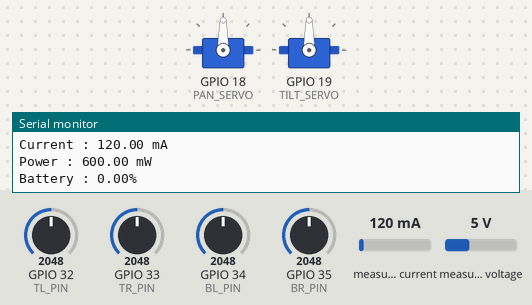
This sketch was run on a simulated ESP32. Parts: 2 × servo, the last lines printed to the serial monitor. The inputs (shaded band) are chosen by the test bench; at power-on: GPIO 32 (TL_PIN) = 2048, GPIO 33 (TR_PIN) = 2048, GPIO 34 (BL_PIN) = 2048, GPIO 35 (BR_PIN) = 2048, measured current 120 mA, measured voltage 5 V. WiFi joins after 1.5 s; servers stay silent unless stated.

Above: at 1.2 s.
1.3 s: GPIO 32 (TL_PIN) set to 2157
At 3.01 s:
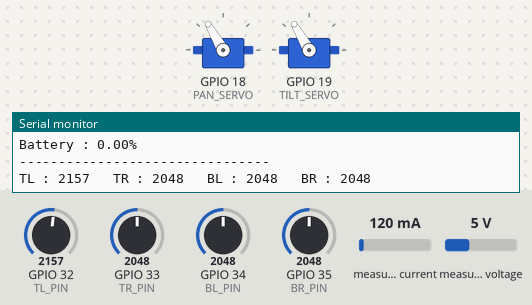
4.4 s: GPIO 33 (TR_PIN) set to 2142
At 5.6 s:
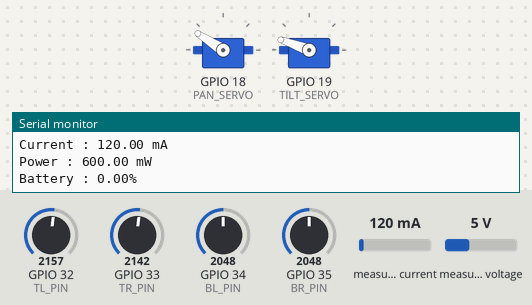
7.5 s: GPIO 34 (BL_PIN) set to 2138
At 9.5 s:
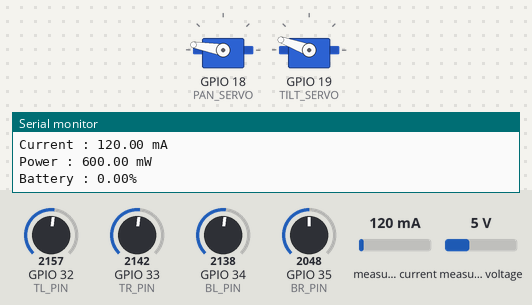
10.6 s: GPIO 35 (BR_PIN) set to 2866
At 12.01 s:
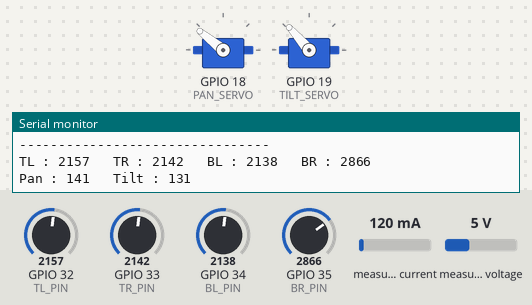
13.7 s: GPIO 33 (TR_PIN) set to 2866
At 13.86 s:
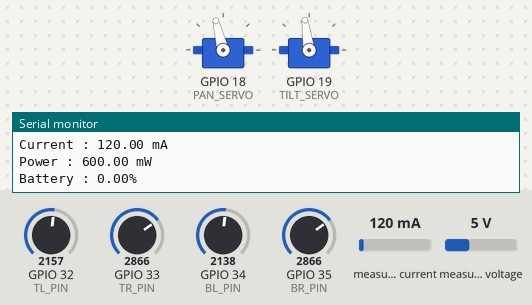
16.8 s: GPIO 32 (TL_PIN) set to 2866
At 20.6 s:
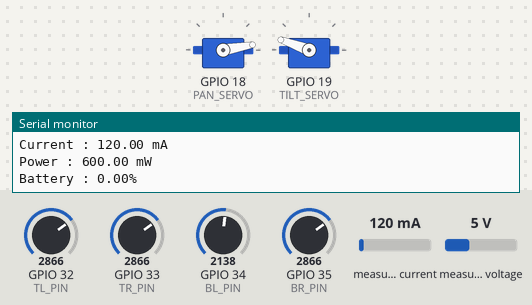
Timing chart, 0 to 20.9 s (numbered marks = the images above; inputs shaded):
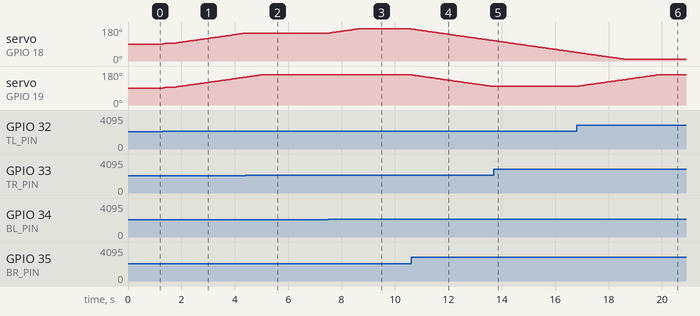

Measured:
- the behaviour switches between 2109 and 2110 on GPIO 32 (TL_PIN) (found by bisection; images 0 and 1)
- the behaviour switches between 2095 and 2096 on GPIO 33 (TR_PIN) (found by bisection; images 1 and 2)
- the behaviour switches between 2094 and 2095 on GPIO 34 (BL_PIN) (found by bisection; images 2 and 3)
- after the input at 1.3 s, servo on GPIO 18 (PAN_SERVO), servo on GPIO 19 (TILT_SERVO): moves from 90° to 147° over 3.0 s, starting at once
- after the input at 4.4 s, servo on GPIO 18 (PAN_SERVO): stays 147° (without the input it goes to 148° after 0.00 s)
- after the input at 7.5 s, servo on GPIO 18 (PAN_SERVO): moves from 147° to 170° over 1.1 s, starting at once
- after the input at 10.6 s, servo on GPIO 18 (PAN_SERVO): moves from 170° to 108° over 3.0 s, starting at once; servo on GPIO 19 (TILT_SERVO): moves from 160° to 98° over 3.0 s, starting at once
- after the input at 13.7 s, servo on GPIO 19 (TILT_SERVO): stays 98° (without the input it goes to 97° after 0.00 s)
- after the input at 16.8 s, servo on GPIO 19 (TILT_SERVO): moves from 98° to 160° over 3.0 s, starting at once

The sketch:

sketch.ino
```cpp
#define BLYNK_TEMPLATE_ID "TMPL6OsUbiBDH"
#define BLYNK_TEMPLATE_NAME "solar tracker 2207062"
#define BLYNK_AUTH_TOKEN "CHDVXJCB7iVixAtAXsoaScjUG6KCl0ei"

#define BLYNK_PRINT Serial

#include <WiFi.h>
#include <WiFiClient.h>
#include <BlynkSimpleEsp32.h>
#include <Wire.h>
#include <ESP32Servo.h>
#include <Adafruit_INA219.h>

// ---> ENTER YOUR 2.4GHz WI-FI HERE <---
char auth[] = BLYNK_AUTH_TOKEN;
char ssid[] = "LSH_New_403";
char pass[] = "14545818";

Adafruit_INA219 ina219;
Servo panServo;
Servo tiltServo;
BlynkTimer timer;

// -------- LDR Pins --------
const int TL_PIN = 32;
const int TR_PIN = 33;
const int BL_PIN = 34;
const int BR_PIN = 35;

// -------- Servo Pins --------
const int PAN_SERVO = 18;
const int TILT_SERVO = 19;

int panPos = 90;
int tiltPos = 90;
int tolerance = 30;

// Readings
int tl, tr, bl, br;
float voltage, current, power, battery;

void setup() {
  Serial.begin(115200);

  Wire.begin(21, 22);

  panServo.setPeriodHertz(50);
  tiltServo.setPeriodHertz(50);

  panServo.attach(PAN_SERVO, 500, 2400);
  tiltServo.attach(TILT_SERVO, 500, 2400);

  panServo.write(panPos);
  tiltServo.write(tiltPos);

  if (!ina219.begin()) {
    Serial.println("INA219 NOT FOUND!");
  } else {
    ina219.setCalibration_32V_2A();
    Serial.println("INA219 OK");
  }

  Serial.println("Solar Tracker Started");

  // Non-blocking Wi-Fi setup
  WiFi.begin(ssid, pass);
  Blynk.config(auth);

  timer.setInterval(50L, updateTracker);      // Run servos every 50ms
  timer.setInterval(1000L, sendSensorData);   // Read sensors & send to Blynk every 1s
}

void updateTracker() {
  tl = analogRead(TL_PIN);
  tr = analogRead(TR_PIN);
  bl = analogRead(BL_PIN);
  br = analogRead(BR_PIN);

  int top = (tl + tr) / 2;
  int bottom = (bl + br) / 2;
  int left = (tl + bl) / 2;
  int right = (tr + br) / 2;

  if (abs(top - bottom) > tolerance) {
    if (top > bottom) tiltPos++;
    else tiltPos--;
    tiltPos = constrain(tiltPos, 20, 160);
    tiltServo.write(tiltPos);
  }

  if (abs(left - right) > tolerance) {
    if (left > right) panPos++; // <--- Flipped: was panPos--
    else panPos--;              // <--- Flipped: was panPos++
    panPos = constrain(panPos, 10, 170);
    panServo.write(panPos);
  }
}

void sendSensorData() {
  voltage = ina219.getBusVoltage_V();
  current = ina219.getCurrent_mA();
  power = ina219.getPower_mW();

  if (isnan(current)) current = 0; // Double-check fallback

  battery = (voltage - 6.0) / (8.4 - 6.0) * 100.0;
  battery = constrain(battery, 0, 100);

  // Print to Serial Monitor
  Serial.println("--------------------------------");
  Serial.print("TL : "); Serial.print(tl); Serial.print("   TR : "); Serial.print(tr);
  Serial.print("   BL : "); Serial.print(bl); Serial.print("   BR : "); Serial.println(br);
  Serial.print("Pan : "); Serial.print(panPos); Serial.print("   Tilt : "); Serial.println(tiltPos);
  Serial.print("Voltage : "); Serial.print(voltage); Serial.println(" V");
  Serial.print("Current : "); Serial.print(current); Serial.println(" mA");
  Serial.print("Power : "); Serial.print(power); Serial.println(" mW");
  Serial.print("Battery : "); Serial.print(battery); Serial.println("%");

  // Send to Blynk (Only executes if Wi-Fi is successfully connected)
  if (Blynk.connected()) {
    Blynk.virtualWrite(V1, voltage);
    Blynk.virtualWrite(V2, current);
    Blynk.virtualWrite(V3, power);
    Blynk.virtualWrite(V4, panPos);
    Blynk.virtualWrite(V5, tiltPos);
    Blynk.virtualWrite(V6, tl);
    Blynk.virtualWrite(V7, tr);
    Blynk.virtualWrite(V8, bl);
    Blynk.virtualWrite(V9, br);
  }
}

void loop() {
  // Keep Blynk connected in the background non-blockingly
  if (WiFi.status() == WL_CONNECTED) {
    Blynk.run();
  }

  // Run our scheduled timers (Servos and Sensor reading)
  timer.run();
}
```
